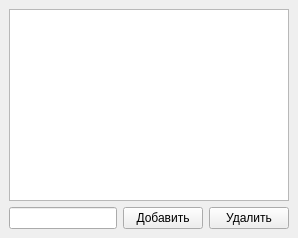
<ui version="4.0">
  <widget class="QMainWindow" name="MainWindow">
    <widget class="QWidget" name="centralWidget">
      <layout class="QVBoxLayout">
        <item>
          <widget class="QListWidget" name="taskList"/>
        </item>
        <item>
          <layout class="QHBoxLayout">
            <item>
              <widget class="QLineEdit" name="taskInput"/>
            </item>
            <item>
              <widget class="QPushButton" name="addButton">
                <property name="text">
                  <string>Добавить</string>
                </property>
              </widget>
            </item>
            <item>
              <widget class="QPushButton" name="removeButton">
                <property name="text">
                  <string>Удалить</string>
                </property>
              </widget>
            </item>
          </layout>
        </item>
      </layout>
    </widget>
  </widget>
</ui>
